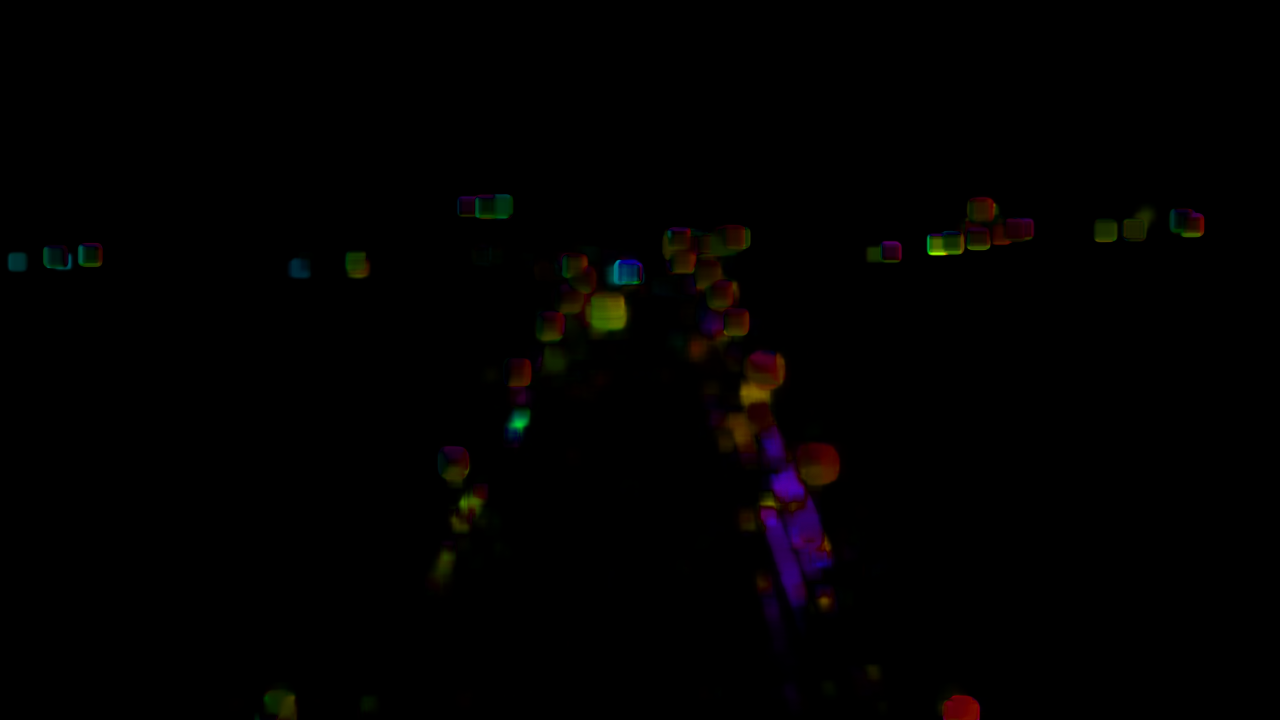
#> input picture assignment7/src/dense_last_frame.png, 1280 x 720 px, given in place of Bridge At Night Royalty Free Stock Aerial Drone Footage..mp4, which was not available
$ jupyter execute Assignment_Week7_Q2.ipynb   (shell and % lines are left out)   (text cells are left out)
#> lines starting #> are read from the running program, lines starting #| are printed output that depends on the picture; pictures that were not available may be replaced by others from this repository, and a replacement may not be noted
[cell 1]
import cv2
import numpy as np
import matplotlib.pyplot as plt

[cell 2]
def sparse_optical_flow_tracking(video_path, bbox, output_path):
#> called with output_path = 'sparse_tracking.avi'
    cap = cv2.VideoCapture(video_path)

    fps = int(cap.get(cv2.CAP_PROP_FPS))
    width = int(cap.get(cv2.CAP_PROP_FRAME_WIDTH))
    height = int(cap.get(cv2.CAP_PROP_FRAME_HEIGHT))
    frame_count = int(cap.get(cv2.CAP_PROP_FRAME_COUNT))

    ret, first_frame = cap.read()
#> first_frame is the input picture: shape (720, 1280, 3); mean B, G, R 0.9, 1.1, 1.7
    old_gray = cv2.cvtColor(first_frame, cv2.COLOR_BGR2GRAY)
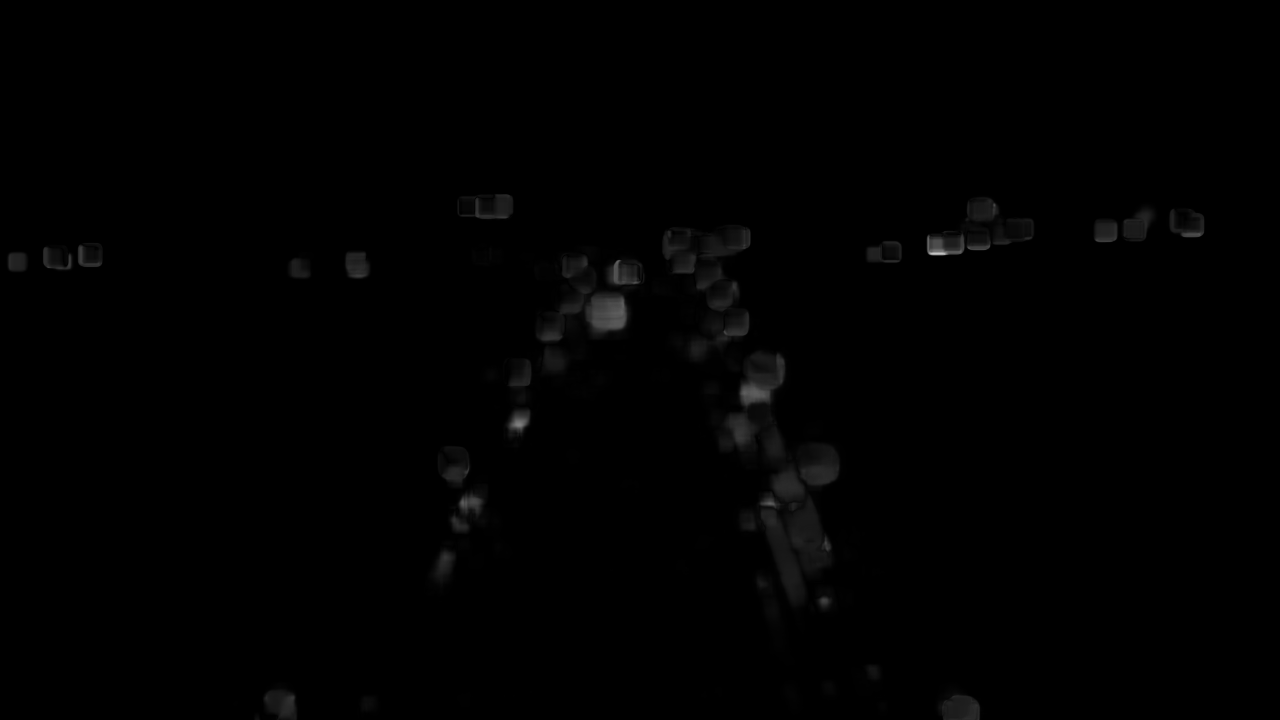
#> old_gray: shape (720, 1280); min 0, max 198, mean 1.2
    x, y, w, h = bbox
    roi_mask = np.zeros_like(old_gray)
    roi_mask[y:y+h, x:x+w] = 255
    feature_params = dict(
        maxCorners=50,
        qualityLevel=0.3,
        minDistance=7,
        blockSize=7
    )

    # Detect good features to track in ROI
    p0 = cv2.goodFeaturesToTrack(old_gray, mask=roi_mask, **feature_params)
#> p0 = [[513, 424], [520, 429], [725, 332], [523, 421], [464, 499], [464, 506], [479, 501], [746, 404], [454, 517], [622, 326], [743, 392]]

    if p0 is None:
        print("Error: No features detected in ROI")
        return

    print(f"Tracking {len(p0)} feature points")
#| Tracking 11 feature points

    # Parameters for Lucas-Kanade optical flow
    lk_params = dict(
        winSize=(15, 15),
        maxLevel=2,
        criteria=(cv2.TERM_CRITERIA_EPS | cv2.TERM_CRITERIA_COUNT, 10, 0.03)
    )

    # Create video writer
    fourcc = cv2.VideoWriter_fourcc(*'mp4v')
    out = cv2.VideoWriter(output_path, fourcc, fps, (width, height))

    # Colors for visualization
    color = np.random.randint(0, 255, (100, 3))


    # Create a mask image for drawing purposes
    mask = np.zeros_like(first_frame)

    frame_idx = 0
    last_frame = None
    # Process video
    while True:
        ret, frame = cap.read()
        if not ret:
            break

        frame_idx += 1
        frame_gray = cv2.cvtColor(frame, cv2.COLOR_BGR2GRAY)

        # Calculate optical flow
        p1, st, err = cv2.calcOpticalFlowPyrLK(old_gray, frame_gray, p0, None, **lk_params)
#> p1 has the same summary as p0; st = [1, 1, 1, 1, 1, 1, 1, 1, 1, 1, 1]; err = [0, 0, 0, 0, 0, 0, 0, 0, 0, 0, 0]

        # Select good points
        if p1 is not None:
            good_new = p1[st == 1]
#> good_new has the same summary as p0
            good_old = p0[st == 1]
#> good_old has the same summary as p0

            # draw the tracks
            for i, (new, old) in enumerate(zip(good_new, good_old)):
                a, b = new.ravel()
                c, d = old.ravel()
                a, b, c, d = int(a), int(b), int(c), int(d)

                mask = cv2.line(mask, (a, b), (c, d), color[i].tolist(), 2)
                frame = cv2.circle(frame, (a, b), 5, color[i].tolist(), -1)
#> this loop made 11 passes
#> (a, b, c, d) on passes 1 to 11: (513, 424, 513, 424), (520, 429, 520, 429), (725, 332, 725, 332), (523, 421, 523, 421), (464, 499, 464, 499), (464, 506, 464, 506), (479, 501, 479, 501), (746, 404, 746, 404), (454, 517, 454, 517), (622, 326, 622, 326), (743, 392, 743, 392)
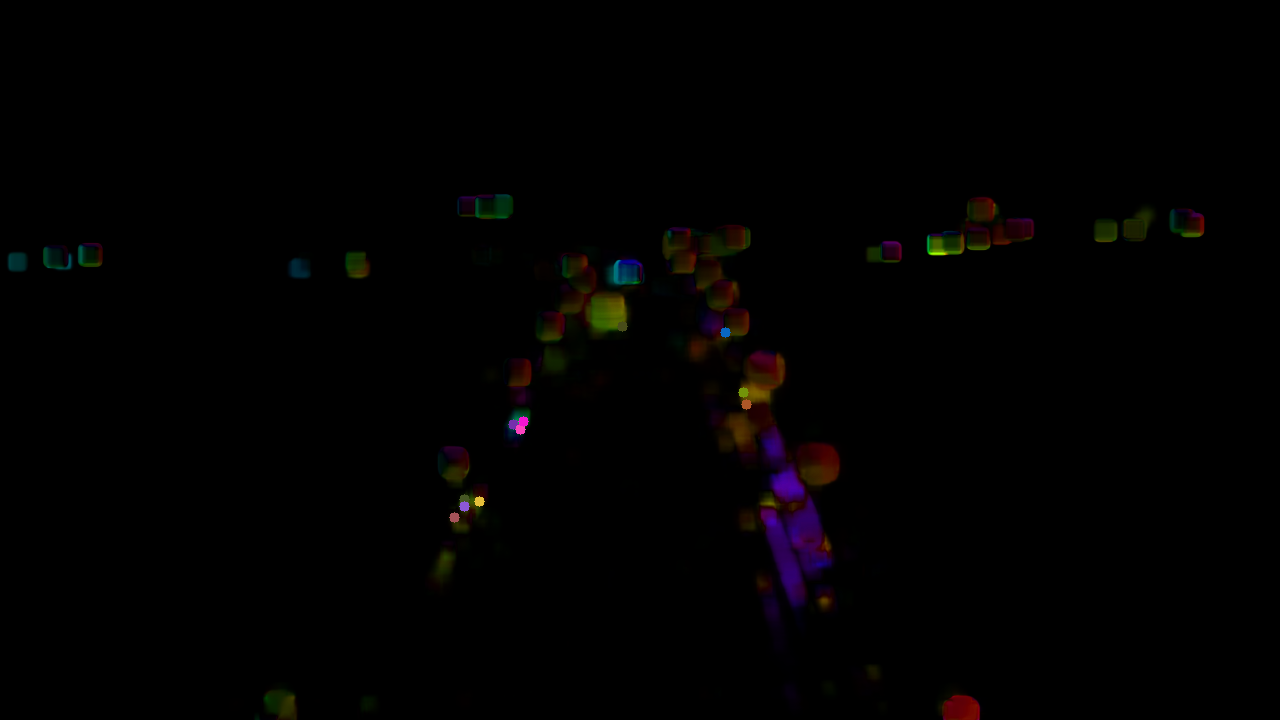
#> frame: shape (720, 1280, 3); mean B, G, R 1, 1.1, 1.8
#> mask: shape (720, 1280, 3); mean of channels 0, 1, 2 0, 0, 0

        output_frame = cv2.add(frame, mask)
        last_frame = output_frame.copy()

        out.write(output_frame)

        # Now update the previous frame and previous points
        old_gray = frame_gray.copy()
        p0 = good_new.reshape(-1, 1, 2)

        if frame_idx % 30 == 0:
            print(f"Processed {frame_idx}/{frame_count} frames")


    if last_frame is not None:
        cv2.imwrite('sparse_last_frame.png', last_frame)
    cap.release()
    out.release()

    return last_frame

$ run again, on assignment7/src/sparse_last_frame.png
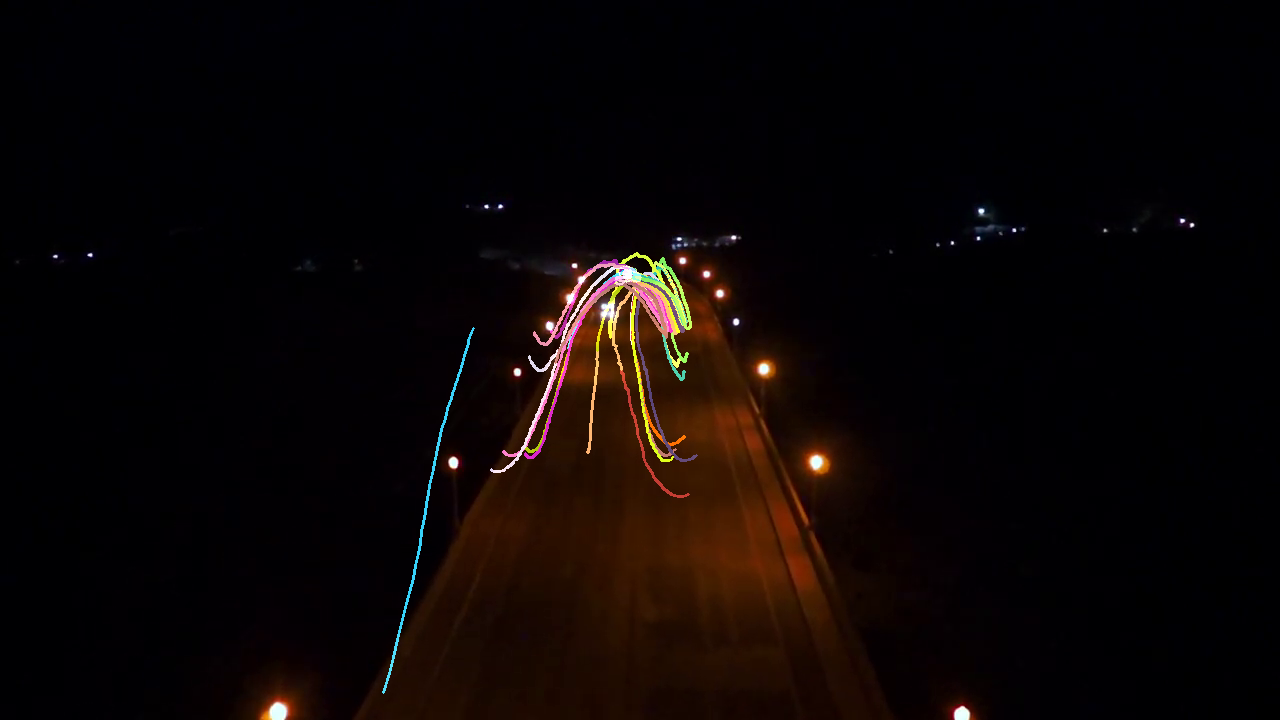
#> input picture assignment7/src/sparse_last_frame.png, 1280 x 720 px, given in place of Bridge At Night Royalty Free Stock Aerial Drone Footage..mp4, which was not available
#> in sparse_optical_flow_tracking, first_frame is the input picture: shape (720, 1280, 3); mean B, G, R 4.8, 5.6, 11.9
#> in sparse_optical_flow_tracking, `old_gray = cv2.cvtColor(first_frame, cv2.COLOR_BGR2GRAY)`:
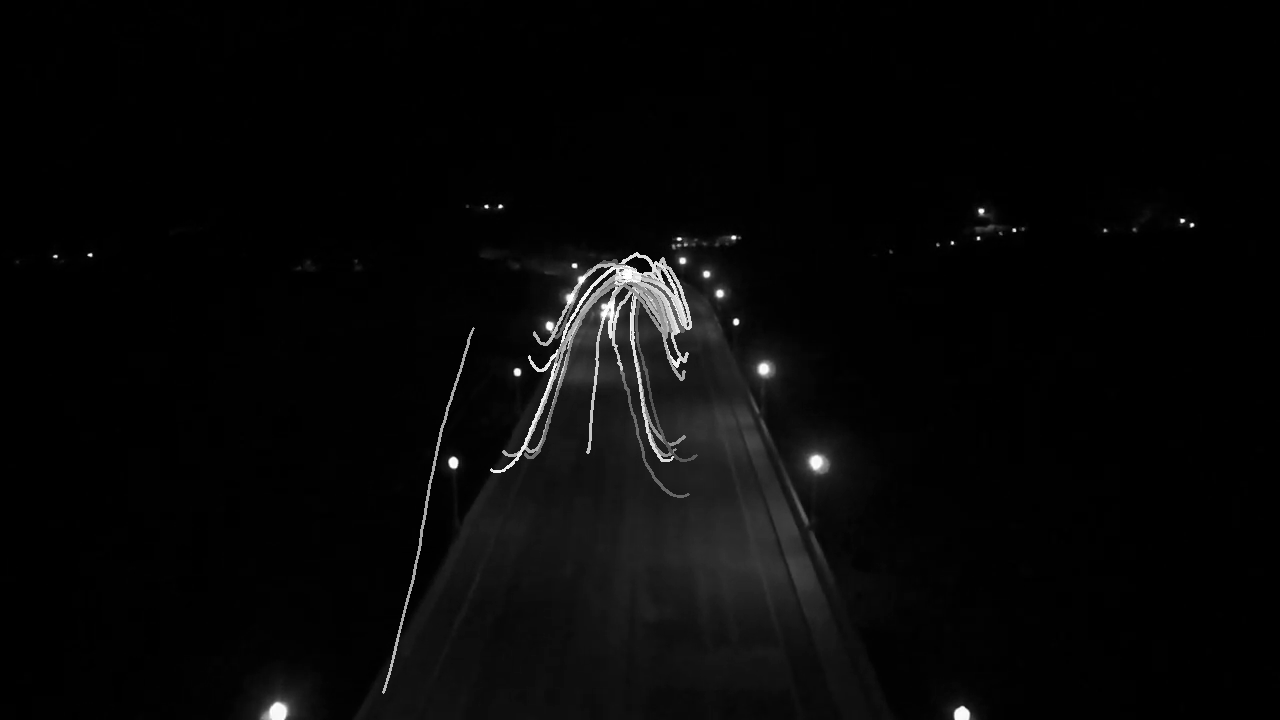
#> old_gray: shape (720, 1280); min 0, max 255, mean 7.3
#> p0 = 28 rows, first 8: [736, 321], [683, 359], [517, 370], [687, 327], [676, 361], [525, 450], [492, 470], [516, 459]
#| Tracking 28 feature points
#> p1 has the same summary as p0; st = 28 values from 1 to 1; err = 28 values from 0 to 0
#> good_new = 28 pairs, first value 451 to 736, second value 321 to 470
#> good_old has the same summary as good_new
#> the loop in sparse_optical_flow_tracking, `for i, (new, old) in enumerate(zip(good_new, good_old)):` made 28 passes
#> (a, b, c, d) on passes 1 to 8: (736, 321, 736, 321), (683, 359, 683, 359), (517, 370, 517, 370), (687, 327, 687, 327), (676, 361, 676, 361), (525, 450, 525, 450), (492, 470, 492, 470), (516, 459, 516, 459)
#> after the loop in sparse_optical_flow_tracking, `for i, (new, old) in enumerate(zip(good_new, good_old)):`:
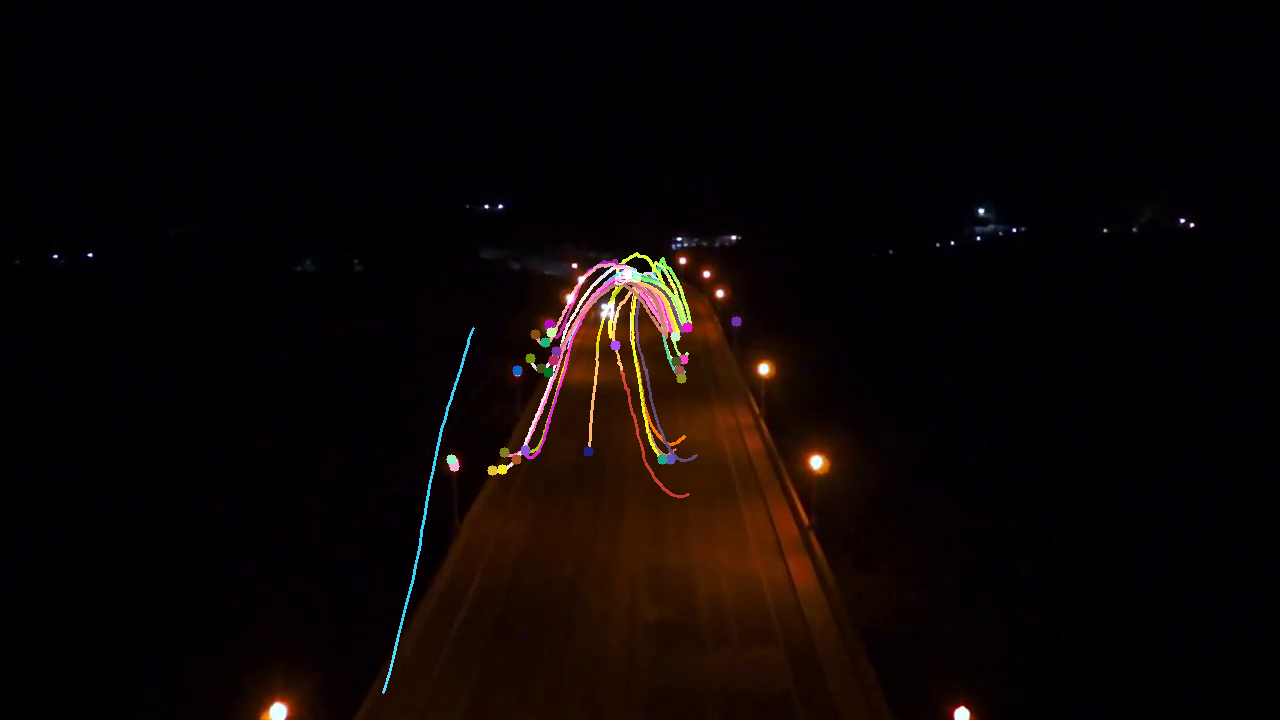
#> frame: shape (720, 1280, 3); mean B, G, R 4.9, 5.6, 12
